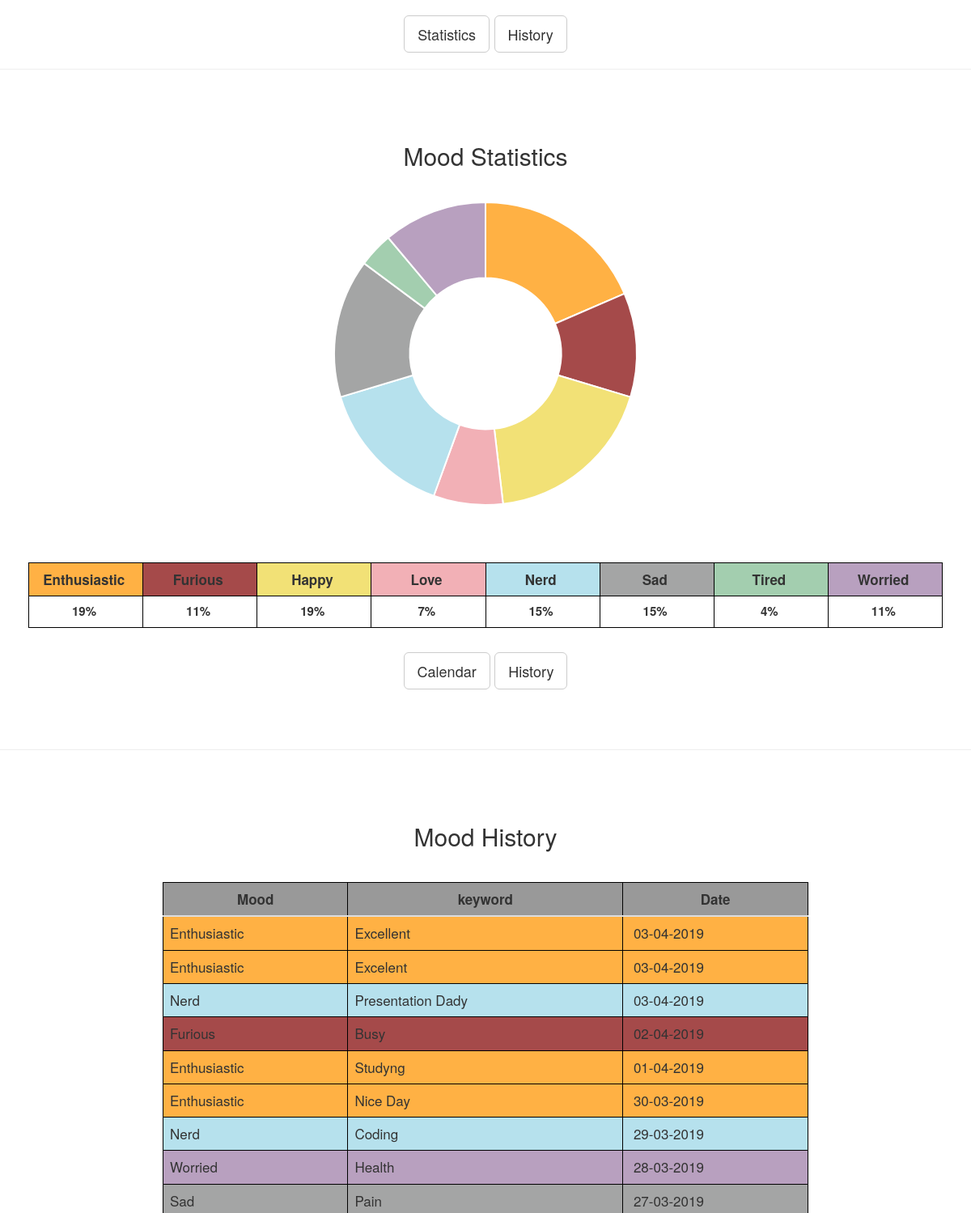
The page /mcalendar/3/2019 (middle part) on the database as committed earlier.
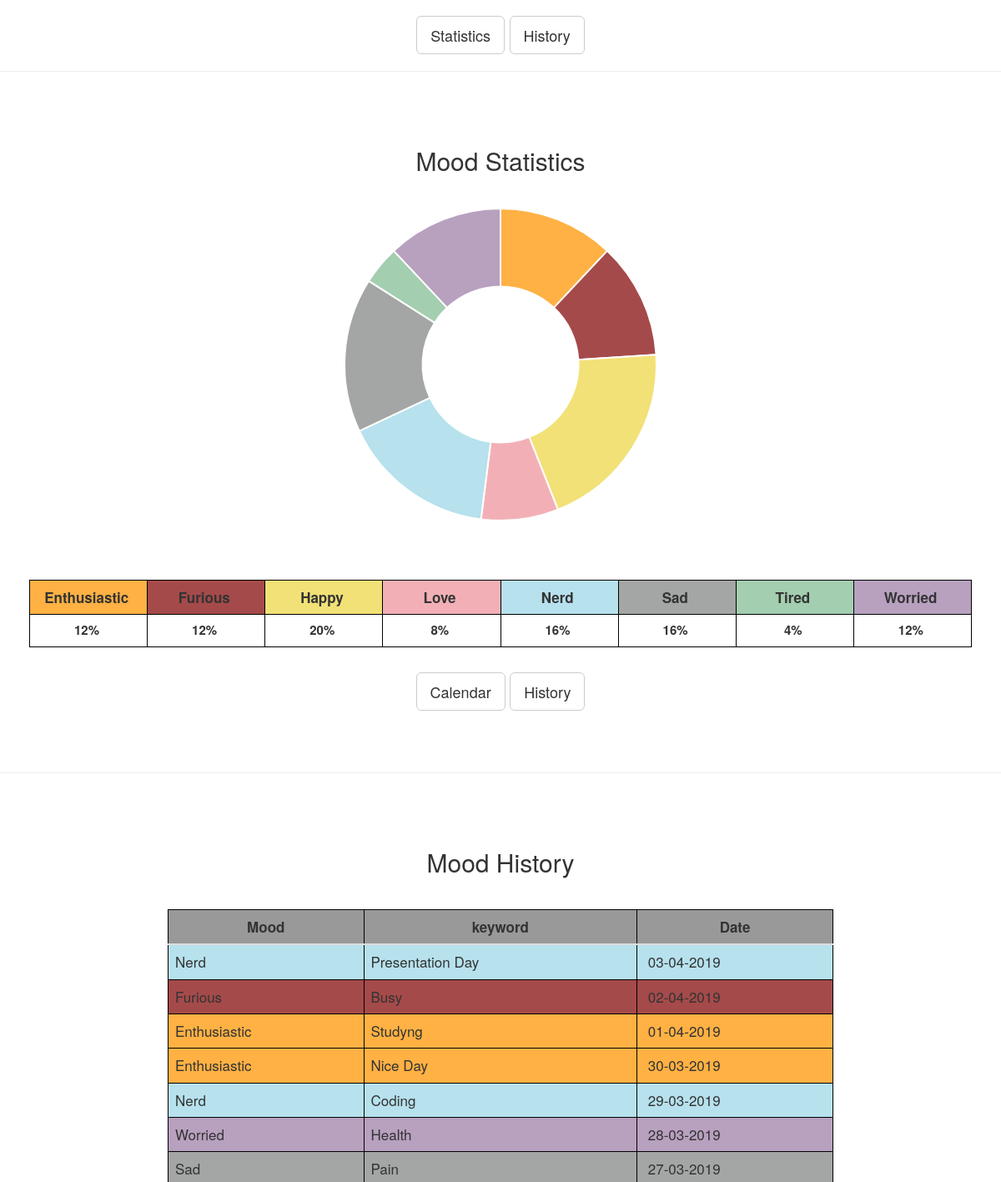
The same page on the database as committed later.
### tables this page shows
CREATE TABLE post (
    id INTEGER PRIMARY KEY AUTOINCREMENT , 
    created TIMESTAMP NOT NULL DEFAULT CURRENT_TIMESTAMP,
    mood TEXT NOT NULL,
    body TEXT NOT NULL
);

### __init__.py (the view)
    @app.route("/mcalendar/", defaults={'month':None, 'year':None},  methods=["GET", "POST"])
    @app.route("/mcalendar/<month>/<year>", methods=["GET", "POST"])
    def mcalendar(month, year):
        if month is None:
            month = datetime.date.today().month
        else:
            month=int(month)
        if year is None:
            year = datetime.date.today().year
        else:
            year=int(year)
        db = get_db()
        posts = db.execute(
            'SELECT id, mood, body, created'
            ' FROM post'
            ' ORDER BY created DESC'
        ).fetchall()
        cal = calendar.Calendar(6)
        today = datetime.date.today().day
        calmonth = cal.monthdatescalendar(year,month)
        previous_month, previous_year= previous_date(month, year)
        next_month, next_year= next_date(month, year)
        posts2 = db.execute(
            'SELECT mood, count(*)'
            ' FROM post'
            ' GROUP BY mood'
        ).fetchall()
        mood_labels = []
        count_mood = []
        for post in posts2:
           mood_labels.append(post['mood'])
           count_mood.append(post['count(*)'])
        total = sum(count_mood)
        return render_template(
            "mcalendar.html",
            posts=posts,
            mood_colour=mood_colour,
            calmonth = calmonth,
            month = month,
            today = today,
            year = year,
            find_mood_for_date = find_mood_for_date,
            mood_emoji = mood_emoji,
            mood_colour_cal=mood_colour_cal,
            previous_month=previous_month,
            previous_year=previous_year,
            next_month=next_month,
            next_year=next_year,
            month_converter=month_converter,
            mood_labels=mood_labels,
            count_mood=count_mood,
            average=average,
            total=total,
            )

### db.py (called while the page is built)
def get_db():
    if 'db' not in g:
        g.db = sqlite3.connect(
            current_app.config['DATABASE'],
            detect_types=sqlite3.PARSE_DECLTYPES
        )
        g.db.row_factory = sqlite3.Row
    return g.db

### templates/mcalendar.html (shortened to what this page needs)
{% extends "base.html" %}
{% block body %}
<div class='container' id="calendar">
        <div class="center-text">
            <a href= "#graph" class="btn btn-lg btn-default" role="button" >Statistics</a>
            <a href= "#history" class="btn btn-lg btn-default" role="button" >History</a>
        </div>
</div>
<hr>
<div class="container" >
    <div class="responsive">
        <div class="graph_container" id="graph" >
            <h2 class="text-center">Mood Statistics</h2>
            <canvas id="canvas" width="900" height="300"></canvas>
            <div class='table-responsive' >
                <table class="table" id="graph_table">
                    <tr class="table_row">
                        {% for item in mood_labels %}
                            <th class="table_labels {{ mood_colour(item) }}">{{ item }} </th>
                        {% endfor %}
                    </tr>
                    <tr>
                        {% for items in count_mood %}
                        <th class="text-center">{{ average(items, total) }}% </th>
                        {% endfor %}
                    </tr>
                </table>
            </div>
            <div class="center-text graph_links">
                <a href= "#calendar" class="btn btn-lg btn-default" role="button" > Calendar</a>
                <a href= "#history" class="btn btn-lg btn-default" role="button" >History</a>
            </div>
        </div>
    </div>
</div>
<hr>
<div class="container" id='history'>
        <div class="responsive">
            <section>
                <h2 class="text-center">Mood History</h2>
                <table class="table post">
                    <tr >
                        <th class="table_months">Mood</th>
                        <th class="table_months">keyword</th>
                        <th class="table_months">Date</th>
                    </tr>
                   <tbody class="table_body">
                    {% for post in posts %}
                    <tr  class="{{ mood_colour(post['mood']) }}">
                        <td class="table_history">{{ post['mood'] }}</td>
                        <td class="table_history">{{ post['body'] }} </td>
                        <td class="table_history"> {{ post['created'].strftime('%d-%m-%Y')  }}</td>
                    </tr>
                    {% endfor %}
                    </tbody>
                </table>
            </section>
        </div>
</div>
{% endblock %}

Rows that differ between the two databases and show on the page:
removed post: mood "Enthusiastic", body "Excellent", created "03-04-2019"
removed post: mood "Enthusiastic", body "Excelent", created "03-04-2019"
changed post: body "Presentation Dady" → "Presentation Day"
Other text that changed with them:
chart data {{ item }}: 5, 3, 5, 2, 4, 4, 1, 3 → 3, 3, 5, 2, 4, 4, 1, 3
new list line: "12 %"
new list line: "20 %"
new list line: "8 %"
new list line: "16 %"
list line gone: "19 %"
list line gone: "11 %"
list line gone: "7 %"
list line gone: "15 %"
